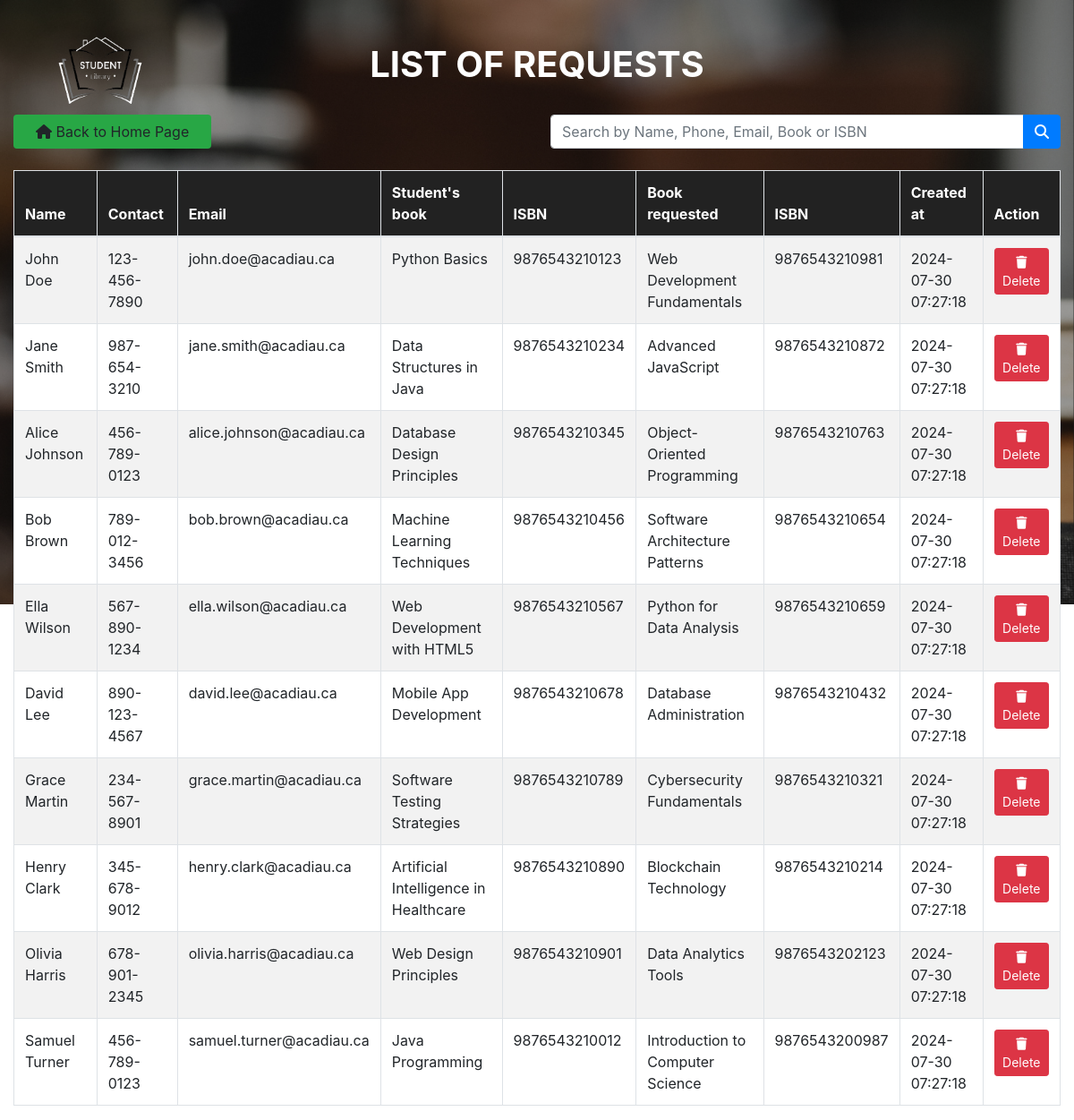
/exchangeMain.php (signed in), run on the app's committed database.
### tables this page shows
CREATE TABLE exchange (
    id INT PRIMARY KEY AUTO_INCREMENT,
    name VARCHAR(200) NOT NULL,
    phone VARCHAR(200) NOT NULL,
    email VARCHAR(200) NOT NULL,
    bookToGive VARCHAR(200) NOT NULL,
    ISBN1 CHAR(13) NOT NULL,
    bookToTake VARCHAR(200) NOT NULL,
    ISBN2 CHAR(13) NOT NULL,
    created_at DATETIME NOT NULL DEFAULT CURRENT_TIMESTAMP
);

### exchangeMain.php (the view, shortened to what this page needs)
<?php
if (($_SESSION['role'] === 'admin' || $_SESSION['role'] === 'staff') && isset($_SESSION['user_name']) && isset($_SESSION['fname']) && isset($_SESSION['lname']) && isset($_SESSION['role'])) {
?>
<?php
if (isset($_POST['submit'])) {
    $search = $_POST['search'];
    include "db_conn.php";
    $sql = "SELECT * FROM exchange WHERE
        name LIKE '%$search%' OR
        phone LIKE '%$search%' OR
        email LIKE '%$search%' OR
        bookToGive LIKE '%$search%' OR
        ISBN1 LIKE '%$search%' OR
        bookToTake LIKE '%$search%' OR
        ISBN2 LIKE '%$search%'";
    $result = $conn->query($sql);
    if (!$result) {
        die("Invalid Query:" . $conn->error);
    }
} else {
    include "db_conn.php";
    $sql = "SELECT * FROM exchange";
    $result = $conn->query($sql);
}
?>
<!DOCTYPE html>
<html lang="en">
<head>
    <link rel="stylesheet" href="https://cdn.jsdelivr.net/npm/bootstrap@4.4.1/dist/css/bootstrap.min.css">
    <link rel="stylesheet" href="https://cdnjs.cloudflare.com/ajax/libs/font-awesome/6.2.1/css/all.min.css" />
</head>
<body>
<img src="covers/logo.png" alt="Your Logo" class="logo">
<div class="container-fluid">
    <br><br>
    <h1 class="text-center text-uppercase font-weight-bold text-white">List of Requests</h1><br>
    <div class="row">
        <div class="col-md-6">
            <a class="btn bg-success px-4" href="home.php" role="button"><i class="fa-solid fa-house"></i> Back to Home Page</a>
        </div>
        <div class="col-md-6">
            <form method="POST" action="exchangeMain.php">
                <div class="input-group">
                    <input type="text" name="search" class="form-control" placeholder="Search by Name, Phone, Email, Book or ISBN">
                    <div class="input-group-append">
                        <button type="submit" class="btn btn-primary" name="submit"><i class="fa-solid fa-search"></i></button>
                    </div>
                </div>
            </form>
        </div>
    </div>
    <div class="row">
        <div class="col-md-12">
            <table class="table mt-4 table-bordered table-hover table-striped">
                <thead>
                    <tr>
                        <th>Name</th>
                        <th>Contact</th>
                        <th>Email</th>
                        <th>Student's book</th>
                        <th>ISBN </th>
                        <th>Book requested</th>
                        <th>ISBN </th>
                        <th>Created at</th>
                        <th>Action</th>
                    </tr>
                </thead>
                <tbody>
                    <?php
                    if (isset($result) && $result->num_rows > 0) {
                        while ($row = $result->fetch_assoc()) {
                            echo "<tr>";
                            echo "<td>$row[name]</td>";
                            echo "<td>$row[phone]</td>";
                            echo "<td>$row[email]</td>";
                            echo "<td>$row[bookToGive]</td>";
                            echo "<td>$row[ISBN1]</td>";
                            echo "<td>$row[bookToTake]</td>";
                            echo "<td>$row[ISBN2]</td>";
                            echo "<td>$row[created_at]</td>";
                            echo "<td>";
                            echo "<a class='btn btn-danger btn-sm' href='exchangeDelete.php?id=$row[id]'><i class='fa-solid fa-trash'></i> Delete</a>";
                            echo "</td>";
                            echo "</tr>";
                        }
                    } else {
                        echo '<tr><td colspan="9">No matching results found.</td></tr>';
                    }
                    ?>
                </tbody>
            </table>
        </div>
    </div>
</div>
</body>
</html>
<?php
}
else {
    header("Location: index.php");
    exit();
}
?>

### exchangeMain.php (style rules this page uses)
html, body { height: 100%; background-image: url('book.png'); background-repeat: no-repeat; background-attachment: fixed; background-size: 100%; }
.container-fluid { min-height: 100%; }
.table { background-color: #fff; }
.table th { background-color: #222222; color: #fff; }
.logo { position: absolute; top: 40px; left: 60px; width: 100px; height: auto; }

### data on the page
exchange: name "John Doe", phone "123-456-7890", email "john.doe@acadiau.ca", bookToGive "Python Basics", ISBN1 "9876543210123", bookToTake "Web Development Fundamentals", ISBN2 "9876543210981", created_at "2024-07-30 07:27:18"
exchange: name "Jane Smith", phone "987-654-3210", email "jane.smith@acadiau.ca", bookToGive "Data Structures in Java", ISBN1 "9876543210234", bookToTake "Advanced JavaScript", ISBN2 "9876543210872", created_at "2024-07-30 07:27:18"
exchange: name "Alice Johnson", phone "456-789-0123", email "alice.johnson@acadiau.ca", bookToGive "Database Design Principles", ISBN1 "9876543210345", bookToTake "Object-Oriented Programming", ISBN2 "9876543210763", created_at "2024-07-30 07:27:18"
exchange: name "Bob Brown", phone "789-012-3456", email "bob.brown@acadiau.ca", bookToGive "Machine Learning Techniques", ISBN1 "9876543210456", bookToTake "Software Architecture Patterns", ISBN2 "9876543210654", created_at "2024-07-30 07:27:18"
exchange: name "Ella Wilson", phone "567-890-1234", email "ella.wilson@acadiau.ca", bookToGive "Web Development with HTML5", ISBN1 "9876543210567", bookToTake "Python for Data Analysis", ISBN2 "9876543210659", created_at "2024-07-30 07:27:18"
exchange: name "David Lee", phone "890-123-4567", email "david.lee@acadiau.ca", bookToGive "Mobile App Development", ISBN1 "9876543210678", bookToTake "Database Administration", ISBN2 "9876543210432", created_at "2024-07-30 07:27:18"
exchange: name "Grace Martin", phone "234-567-8901", email "grace.martin@acadiau.ca", bookToGive "Software Testing Strategies", ISBN1 "9876543210789", bookToTake "Cybersecurity Fundamentals", ISBN2 "9876543210321", created_at "2024-07-30 07:27:18"
exchange: name "Henry Clark", phone "345-678-9012", email "henry.clark@acadiau.ca", bookToGive "Artificial Intelligence in Healthcare", ISBN1 "9876543210890", bookToTake "Blockchain Technology", ISBN2 "9876543210214", created_at "2024-07-30 07:27:18"
exchange: name "Olivia Harris", phone "678-901-2345", email "olivia.harris@acadiau.ca", bookToGive "Web Design Principles", ISBN1 "9876543210901", bookToTake "Data Analytics Tools", ISBN2 "9876543202123", created_at "2024-07-30 07:27:18"
exchange: name "Samuel Turner", phone "456-789-0123", email "samuel.turner@acadiau.ca", bookToGive "Java Programming", ISBN1 "9876543210012", bookToTake "Introduction to Computer Science", ISBN2 "9876543200987", created_at "2024-07-30 07:27:18"
